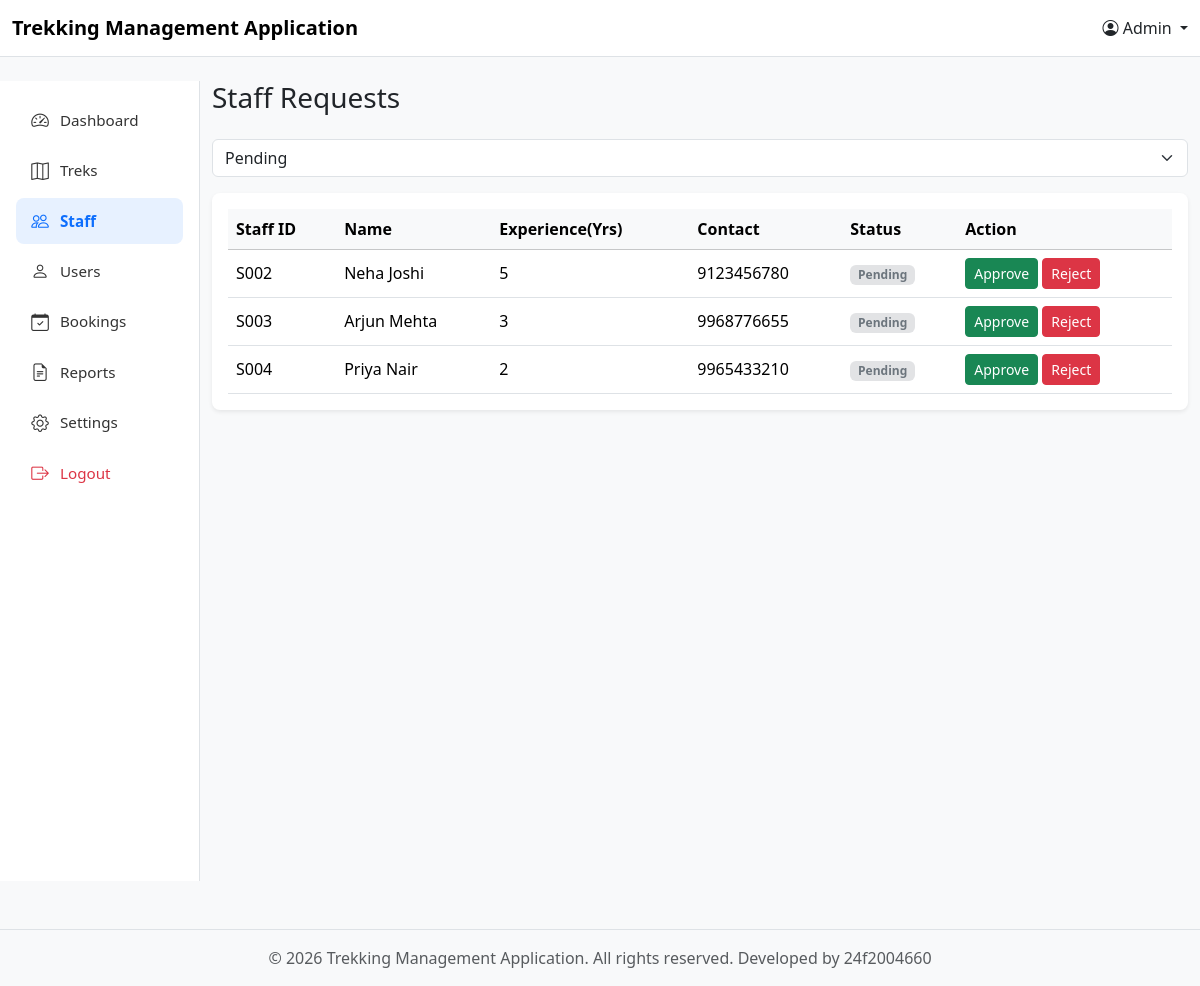
The page /manage_staffs on the database as committed earlier.
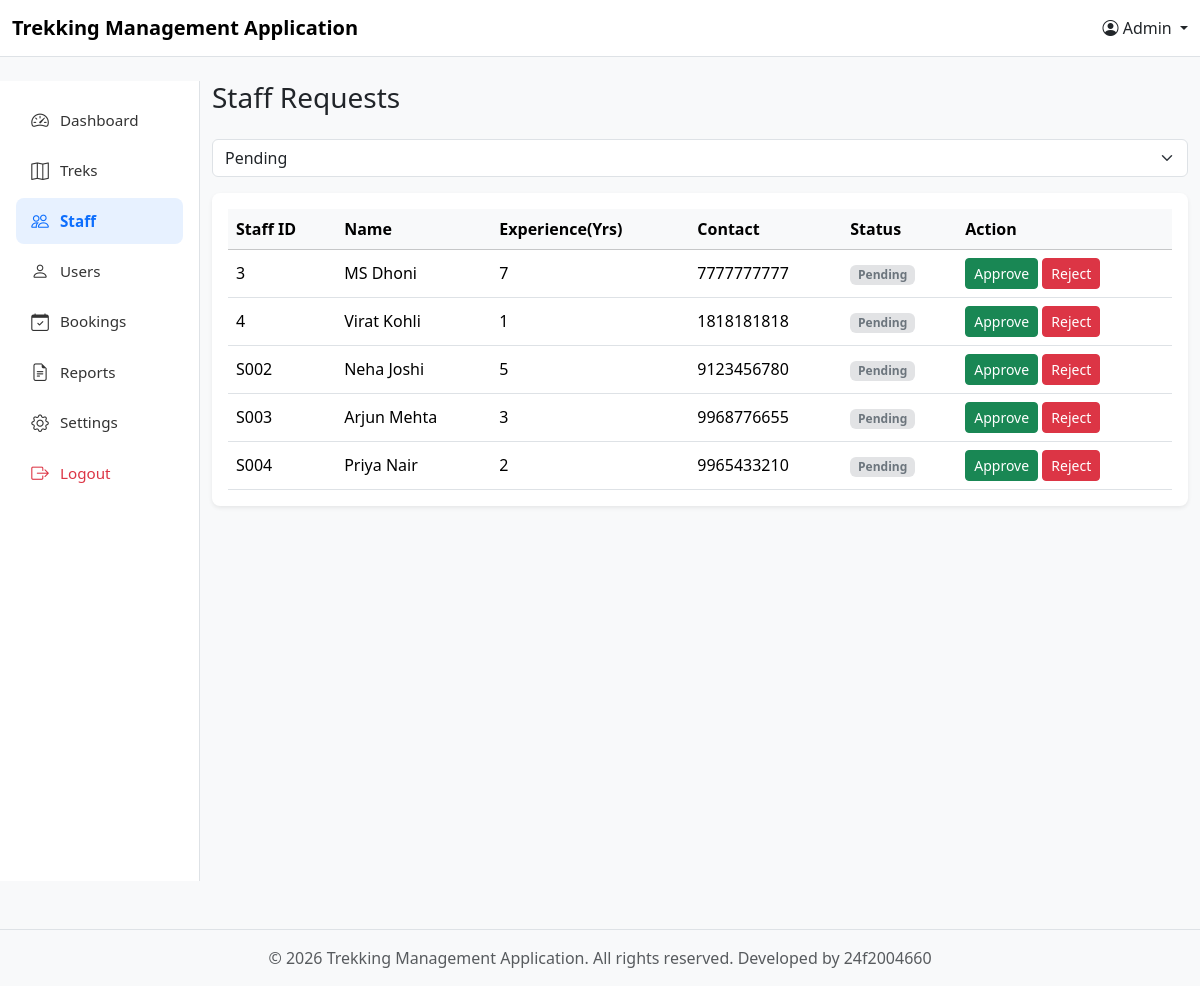
The same page on the database as committed later.
### models.py (models this page shows)
class staff_profile(db.Model):
    __tablename__ = 'staff_profile'
    id = db.Column(db.Integer, primary_key=True)
    staff_id = db.Column(db.Integer, db.ForeignKey('user_credentials.id'),unique = True, nullable=False) #linking user credentials to staff
    name = db.Column(db.String(100), nullable=False)
    address = db.Column(db.String(200), nullable=False)
    phone_number = db.Column(db.String(20), nullable=False)
    experience = db.Column(db.String(100), nullable=False)
    status = db.Column(db.Integer, nullable=False, default = 0) #0-registered(pending), 1-approved, 2-rejected,
    treks = db.relationship('Trek', backref='assigned_staff')

### controller.py (the view)
@app.route("/manage_staffs")
def admin_manage_staffs():
    s_data = get_staff_data()
    return render_template("Admin_templates/admin_manage_staffs.html", s_data=s_data)

### controller.py (called while the page is built)
def get_staff_data():
    s_data = db.session.query(staff_profile).filter().all()
    return s_data

### templates/Admin_templates/admin_manage_staffs.html (shortened to what this page needs)
{% extends "base.html" %}
{% set current_user = 'Admin' %}
{% block content %}
    <div class="row">
        {% set current_page = "staff" %}
        {% include "Admin_templates/components/admin_menu.html" %}
        <div class="col-md-10">
            <h3 class="mb-4">Staff Requests</h3>
            <div class="mb-3">
                <select class="form-select" name="status" onchange="showStaffDetails()">
                    <option selected value = 0>Pending</option>
                </select>
            </div>
            <div id="staffRequestTabsContent">
                <div id="pending" style="display: block;">
                    <div class="card border-0 shadow-sm rounded-3">
                        <div class="card-body pt-3">
                            <table class="table table-hover align-middle mb-0">
                                <thead class="table-light">
                                    <tr>
                                        <th>Staff ID</th>
                                        <th>Name</th>
                                        <th>Experience(Yrs)</th>
                                        <th>Contact</th>
                                        <th>Status</th>
                                        <th>Action</th>
                                    </tr>
                                </thead>
                                <tbody>
                                    {%for s in s_data %}
                                        <tr>
                                            <td>{{s.staff_id}}</td>
                                            <td>{{s.name}}</td>
                                            <td class="align-justify" >{{s.experience}}</td>
                                            <td>{{s.phone_number}}</td>
                                            <td>
                                                <span class="badge bg-secondary-subtle text-secondary">Pending</span>
                                            </td>
                                            <td>
                                                <a href="#" class="btn btn-success btn-sm">Approve</a>
                                                <a href="#" class="btn btn-danger btn-sm">Reject</a>
                                            </td>
                                        </tr>
                                    {%endfor%}
                                    <tr>
                                        <td>S002</td>
                                        <td>Neha Joshi</td>
                                        <td>5</td>
                                        <td>9123456780</td>
                                        <td>
                                            <span class="badge bg-secondary-subtle text-secondary">Pending</span>
                                        </td>
                                        <td>
                                            <a href="#" class="btn btn-success btn-sm">Approve</a>
                                            <a href="#" class="btn btn-danger btn-sm">Reject</a>
                                        </td>
                                    </tr>
                                    <tr>
                                        <td>S003</td>
                                        <td>Arjun Mehta</td>
                                        <td>3</td>
                                        <td>9968776655</td>
                                        <td>
                                            <span class="badge bg-secondary-subtle text-secondary">Pending</span>
                                        </td>
                                        <td>
                                            <a href="#" class="btn btn-success btn-sm">Approve</a>
                                            <a href="#" class="btn btn-danger btn-sm">Reject</a>
                                        </td>
                                    </tr>
                                    <tr>
                                        <td>S004</td>
                                        <td>Priya Nair</td>
                                        <td>2</td>
                                        <td>9965433210</td>
                                        <td>
                                            <span class="badge bg-secondary-subtle text-secondary">Pending</span>
                                        </td>
                                        <td>
                                            <a href="#" class="btn btn-success btn-sm">Approve</a>
                                            <a href="#" class="btn btn-danger btn-sm">Reject</a>
                                        </td>
                                    </tr>
                                </tbody>
                            </table>
                        </div>
                    </div>
                </div>
            </div>
        </div>
    </div>
{% endblock %}

### templates/base.html (shortened to what this page needs)
<!DOCTYPE html>
<html lang="en">
<head>
    <link href="https://cdn.jsdelivr.net/npm/bootstrap@5.3.7/dist/css/bootstrap.min.css" rel="stylesheet">
    <link href="https://cdn.jsdelivr.net/npm/bootstrap-icons@1.11.3/font/bootstrap-icons.min.css" rel="stylesheet">
</head>
<body class="bg-light">
<nav class="navbar navbar-expand-lg bg-white border-bottom">
    <div class="container-fluid">
        <a class="navbar-brand fw-bold" href="#">
            Trekking Management Application
        </a>
        <div class="dropdown">
            <a href="#" class="text-dark text-decoration-none dropdown-toggle"
                data-bs-toggle="dropdown">
                <i class="bi bi-person-circle"></i> {{ current_user }}
            </a>
        </div>
    </div>
</nav>
<div class="container-fluid mt-4">
    {% block content %}
    {% endblock %}
</div>
<footer class="border-top mt-5 py-3">
    <div class="container-fluid">
        <center>
            <span class="bg-red text-muted">
                &copy; 2026 Trekking Management Application. All rights reserved.
            </span>
            <span class="text-muted">
                Developed by 24f2004660
            </span>
        </center>
    </div>
</footer>
</body>
</html>

### templates/Admin_templates/components/admin_menu.html (shortened to what this page needs)
<div class="col-md-2 admin-sidebar border-end vh-100 p-3">
    <nav class="nav flex-column">
        <a href="{{ url_for('admin_dashboard') }}"
           class="nav-link {% if current_page == 'dashboard' %}active{% endif %}"
           >
            <i class="bi bi-speedometer2"></i>
            Dashboard
        </a>
        <a href="{{ url_for('admin_manage_treks') }}"
           class="nav-link {% if current_page == 'treks' %}active{% endif %}">
            <i class="bi bi-map"></i>
            Treks
        </a>
        <a href="{{ url_for('admin_manage_staffs') }}"
           class="nav-link {% if current_page == 'staff' %}active{% endif %}">
            <i class="bi bi-people"></i>
            Staff
        </a>
        <a href="{{ url_for('admin_manage_users') }}"
           class="nav-link {% if current_page == 'users' %}active{% endif %}">
            <i class="bi bi-person"></i>
            Users
        </a>
        <a href="bookings.html"
           class="nav-link {% if current_page == 'bookings' %}active{% endif %}">
            <i class="bi bi-calendar-check"></i>
            Bookings
        </a>
        <a href="reports.html"
           class="nav-link {% if current_page == 'reports' %}active{% endif %}">
            <i class="bi bi-file-earmark-text"></i>
            Reports
        </a>
        <a href="settings.html"
           class="nav-link {% if current_page == 'settings' %}active{% endif %}">
            <i class="bi bi-gear"></i>
            Settings
        </a>
        <a href="../homepage.html"
           class="nav-link text-danger">
            <i class="bi bi-box-arrow-right"></i>
            Logout
        </a>
    </nav>
</div>

### templates/Admin_templates/components/admin_menu.html (style rules this page uses)
.admin-sidebar { background-color: #ffffff; }
.admin-sidebar .nav-link { color: #333; border-radius: 8px; padding: 10px 14px; margin-bottom: 4px; display: flex; align-items: center; font-size: 0.95rem; transition: background-color 0.15s ease, color 0.15s ease; }
.admin-sidebar .nav-link i { font-size: 1.1rem; margin-right: 10px; width: 20px; text-align: center; }
.admin-sidebar .nav-link.active { background-color: #e7f1ff; color: #0d6efd; font-weight: 600; }

Rows that differ between the two databases and show on the page:
added staff_profile: staff_id "3", name "MS Dhoni", experience "7", phone_number "7777777777"
added staff_profile: staff_id "4", name "Virat Kohli", experience "1", phone_number "1818181818"
